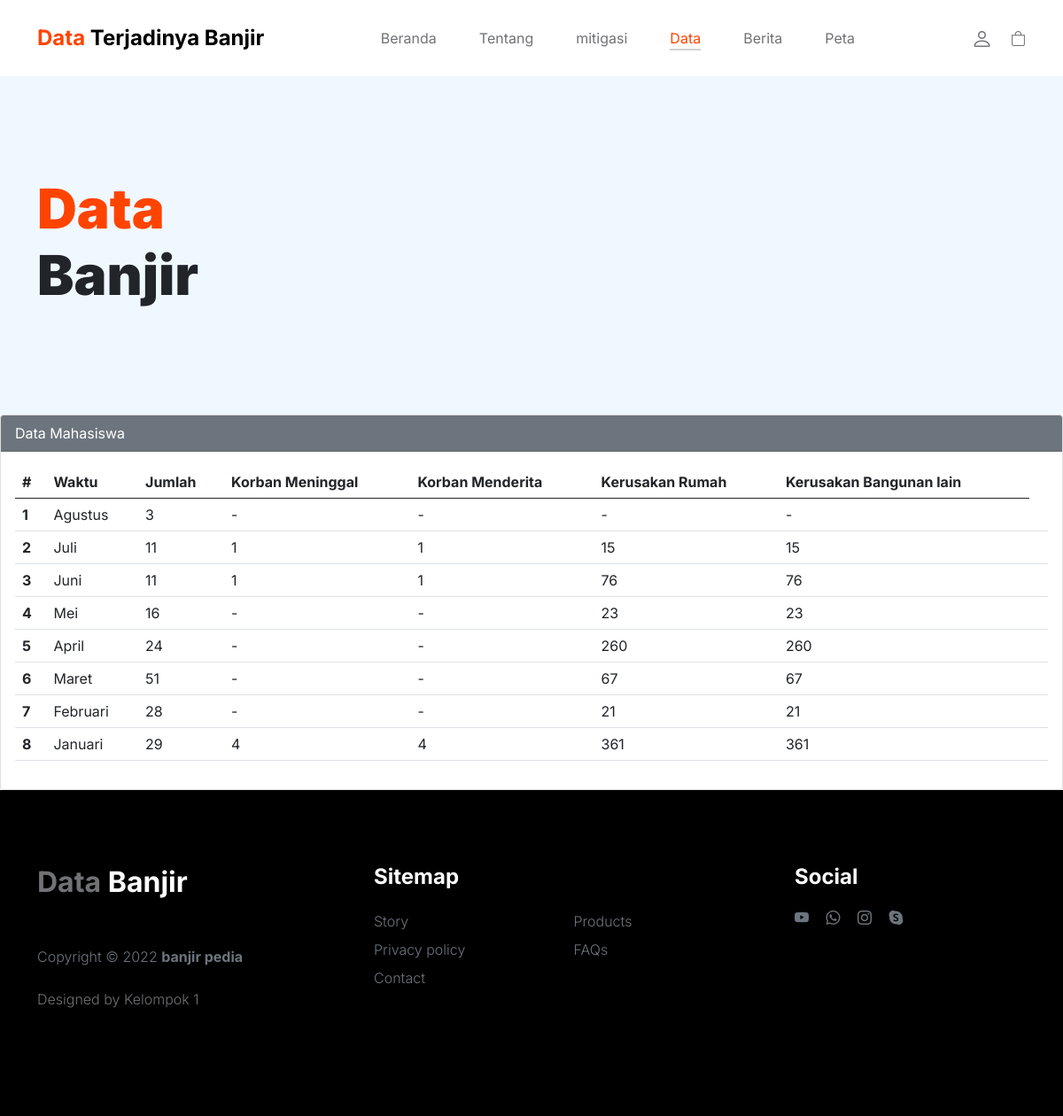
The app's page /data.php with its own data.
### tables this page shows
CREATE TABLE `data` (
  `id` int(11) NOT NULL,
  `waktu` varchar(25) NOT NULL,
  `jumlah` varchar(25) NOT NULL,
  `korban1` varchar(250) NOT NULL,
  `korban2` varchar(100) NOT NULL,
  `kerusakan1` varchar(25) NOT NULL,
  `kerusakan2` varchar(100) NOT NULL
);

### data.php (the view, shortened to what this page needs)
<!doctype php>
<php lang="en">
    <head>
        <link href="css/bootstrap.min.css" rel="stylesheet">
        <link href="css/bootstrap-icons.css" rel="stylesheet">
        <link rel="stylesheet" href="css/slick.css"/>
        <link href="css/tooplate-little-fashion.css" rel="stylesheet">
    </head>
    <body>
        <main>
            <nav class="navbar navbar-expand-lg">
                <div class="container">
                    <a class="navbar-brand" href="beranda.php">
                        <strong><span>Data</span> Terjadinya Banjir</strong>
                    </a>
                    <div class="collapse navbar-collapse" id="navbarNav">
                        <ul class="navbar-nav mx-auto">
                            <li class="nav-item">
                                <a class="nav-link" href="beranda.php">Beranda</a>
                            </li>
                            <li class="nav-item">
                                <a class="nav-link" href="about.php">Tentang</a>
                            </li>
                            <li class="nav-item">
                                <a class="nav-link" href="mitigasi.php">mitigasi</a>
                            </li>
                            <li class="nav-item">
                                <a class="nav-link active" href="data.php">Data</a>
                            </li>
                            <li class="nav-item">
                                <a class="nav-link" href="berita.php">Berita</a>
                            </li>
                            <li class="nav-item">
                                <a href ="https://dibi.bnpb.go.id/"
                                class="nav-link">Peta</a>
                        </ul>
                        <div class="d-none d-lg-block">
                            <a href="sign-in.php" class="bi-person custom-icon me-3"></a>
                            <a href="product-detail.php" class="bi-bag custom-icon"></a>
                        </div>
                    </div>
                </div>
            </nav>
            <header class="site-header section-padding d-flex justify-content-center align-items-center">
                <div class="container">
                    <div class="row">
                        <div class="col-lg-10 col-12">
                            <h1>
                                <span class="d-block text-primary">Data</span>
                                <span class="d-block text-dark">Banjir</span>
                            </h1>
                        </div>
                    </div>
                </div>
            </header>
            <div class="card">
            <div class="card-header text-white bg-secondary">
                Data Mahasiswa
            </div>
            <div class="card-body">
                <table class="table">
                    <thead>
                        <tr>
                            <th scope="col">#</th>
                            <th scope="col">Waktu</th>
                            <th scope="col">Jumlah</th>
                            <th scope="col">Korban Meninggal</th>
                            <th scope="col">Korban Menderita</th>
                            <th scope="col">Kerusakan Rumah</th>
                            <th scope="col">Kerusakan Bangunan lain</th>
                        </tr>
                    </thead>
                    <?php
        include 'koneksi.php';
        while ($data = mysqli_fetch_array($query))  ?>
                    <tbody>
                        <?php
                        $sql2   = "select * from data order by id desc";
                        $q2     = mysqli_query($konek, $sql2);
                        $urut   = 1;
                        while ($r2 = mysqli_fetch_array($q2)) {
                            $waktu       = $r2['waktu'];
                            $jumlah       = $r2['jumlah'];
                            $korban1     = $r2['korban1'];
                            $korban2 = $r2['korban1'];
                            $kerusakan1   = $r2['kerusakan1'];
                            $kerusakan2 = $r2['kerusakan1'];
                        ?>
                            <tr>
                                <th scope="row"><?php echo $urut++ ?></th>
                                <td scope="row"><?php echo $waktu ?></td>
                                <td scope="row"><?php echo $jumlah ?></td>
                                <td scope="row"><?php echo $korban1 ?></td>
                                <td scope="row"><?php echo $korban2 ?></td>
                                <td scope="row"><?php echo $kerusakan1 ?></td>
                                <td scope="row"><?php echo $kerusakan2 ?></td>
                                <td scope="row">
                            </tr>
                        <?php
                        }
                        ?>
                    </tbody>
                </table>
            </div>
        </div>
        </main>
        <footer class="site-footer">
            <div class="container">
                <div class="row">
                    <div class="col-lg-3 col-10 me-auto mb-4">
                        <h4 class="text-white mb-3"><a href="beranda.php">Data</a> Banjir</h4>
                        <p class="copyright-text text-muted mt-lg-5 mb-4 mb-lg-0">Copyright © 2022 <strong>banjir pedia</strong></p>
                        <br>
                        <p class="copyright-text">Designed by <a href="https://www.tooplate.com/" target="_blank">Kelompok 1</a></p>
                    </div>
                    <div class="col-lg-5 col-8">
                        <h5 class="text-white mb-3">Sitemap</h5>
                        <ul class="footer-menu d-flex flex-wrap">
                            <li class="footer-menu-item"><a href="about.php" class="footer-menu-link">Story</a></li>
                            <li class="footer-menu-item"><a href="#" class="footer-menu-link">Products</a></li>
                            <li class="footer-menu-item"><a href="#" class="footer-menu-link">Privacy policy</a></li>
                            <li class="footer-menu-item"><a href="#" class="footer-menu-link">FAQs</a></li>
                            <li class="footer-menu-item"><a href="#" class="footer-menu-link">Contact</a></li>
                        </ul>
                    </div>
                    <div class="col-lg-3 col-4">
                        <h5 class="text-white mb-3">Social</h5>
                        <ul class="social-icon">
                            <li><a href="#" class="social-icon-link bi-youtube"></a></li>
                            <li><a href="#" class="social-icon-link bi-whatsapp"></a></li>
                            <li><a href="#" class="social-icon-link bi-instagram"></a></li>
                            <li><a href="#" class="social-icon-link bi-skype"></a></li>
                        </ul>
                    </div>
                </div>
            </div>
        </footer>
    </body>
                    </php>

### css/tooplate-little-fashion.css (style rules this page uses)
body, html { height: 100%; }
body { background: var(--white-color); font-family: var(--body-font-family); position: relative; }
h2, h3, h4, h5, h6 { color: var(--dark-color); line-height: inherit; }
h1, h2, h3, h4, h5, h6 { font-weight: var(--font-weight-bold); }
h1, h2 { font-weight: var(--font-weight-black); }
h1 { font-size: 64px; line-height: normal; }
h4 { font-size: 32px; }
h5 { font-size: 24px; }
p { color: var(--p-color); font-size: var(--p-font-size); font-weight: var(--font-weight-light); }
a, button { touch-action: manipulation; transition: all 0.3s; }
a { color: var(--p-color); text-decoration: none; }
.text-primary { color: var(--primary-color) !important; }
b, strong { font-weight: var(--font-weight-bold); }
.custom-icon { color: var(--p-color); font-size: 24px; }
.custom-icon { display: inline-block; vertical-align: middle; }
.bi-bag.custom-icon { font-size: 17px; }
.navbar { background: var(--white-color); position: fixed; top: 0; right: 0; left: 0; padding: 25px 0; z-index: 2; will-change: transform; transition: transform 300ms linear; }
.navbar span, h2 span, h4 span { color: var(--primary-color); }
.navbar-brand { color: var(--dark-color); font-size: 24px; font-weight: var(--font-weight-light); margin: 0; padding: 0; }
.navbar-expand-lg .navbar-nav .nav-link { display: inline-block; padding: 0; margin-right: 1.5rem; margin-left: 1.5rem; }
.nav-link { color: var(--p-color); font-size: 16px; position: relative; }
.navbar .nav-link::after { position: absolute; top: 100%; left: 0; width: 100%; height: 2px; background: var(--grey-color); content: ''; opacity: 0; -webkit-transition: opacity 0.3s, -webkit-transform 0.3s; -moz-transition: opacity 0.3s, -moz-transform 0.3s; transition: opacity 0.3s, transform 0.3s; -webkit-transform: translateY(10px); -moz-transform: translateY(10px); transform: translateY(10px); }
.navbar .nav-link.active::after, .navbar .nav-link:hover::after { opacity: 1; -webkit-transform: translateY(0px); -moz-transform: translateY(0px); transform: translateY(0px); }
.navbar .nav-link.active, .navbar .nav-link:hover { color: var(--primary-color); }
.site-header { background-color: var(--section-bg-color); position: relative; overflow: hidden; margin-top: 86px; }
.site-header.section-padding { padding-top: 7rem; padding-bottom: 7rem; }
.section-padding { padding-top: 7rem; padding-bottom: 7rem; }
.site-footer { background: var(--dark-color); padding-top: 5rem; padding-bottom: 5rem; }
.footer-menu { margin: 0; padding: 0; }
.footer-menu-item { display: block; width: 50%; }
.footer-menu-link { color: #6c757d; font-weight: var(--font-weight-light); display: inline-block; vertical-align: top; margin-top: 4px; margin-bottom: 4px; }
.site-footer .social-icon-link { margin-top: 4px; }
.copyright-text { font-size: var(--copyright-text-font-size); }
.social-icon { margin: 0; padding: 0; }
.social-icon li { list-style: none; display: inline-block; vertical-align: top; }
.social-icon-link { color: #6c757d; font-size: 1rem; display: inline-block; vertical-align: top; margin-bottom: 4px; margin-right: 15px; }
@media screen and (max-width: 1200px) { h1 { font-size: 62px; } }

### records on screen
data: waktu "Agustus", jumlah "3", korban1 "-", kerusakan1 "-"
data: waktu "Juli", jumlah "11", korban1 "1", kerusakan1 "15"
data: waktu "Juni", jumlah "11", korban1 "1", kerusakan1 "76"
data: waktu "Mei", jumlah "16", korban1 "-", kerusakan1 "23"
data: waktu "April", jumlah "24", korban1 "-", kerusakan1 "260"
data: waktu "Maret", jumlah "51", korban1 "-", kerusakan1 "67"
data: waktu "Februari", jumlah "28", korban1 "-", kerusakan1 "21"
data: waktu "Januari", jumlah "29", korban1 "4", kerusakan1 "361"
